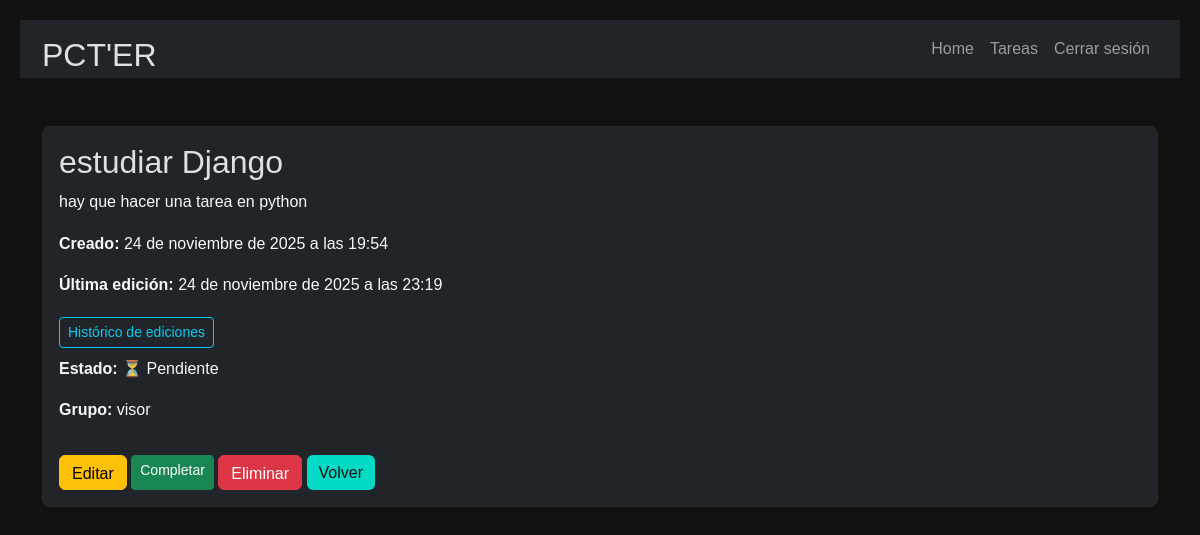
Before: /todoer/1/ (signed in) with the older database file.
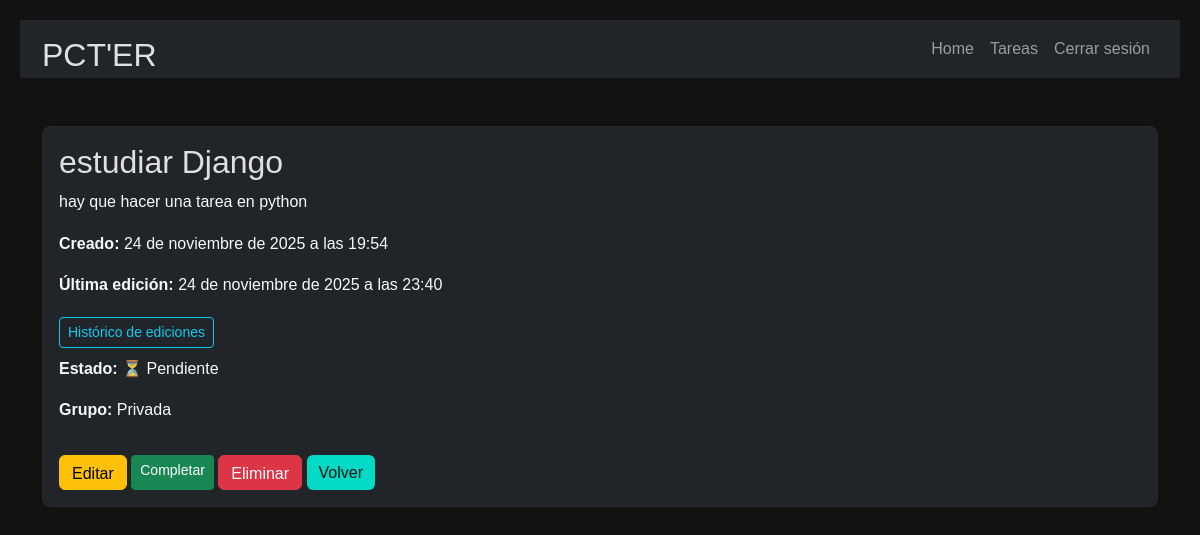
After: the same page with the newer database file.
### todoer/models.py (models this page shows, shortened)
class Task(models.Model):
    title = models.CharField(max_length=200)
    description = models.TextField(blank=True)
    completed = models.BooleanField(default=False)
    owner = models.ForeignKey(User, on_delete=models.CASCADE, related_name="tasks")
    group = models.ForeignKey(Group, on_delete=models.CASCADE, null=True, blank=True, related_name="tasks")
    created_at = models.DateTimeField(auto_now_add=True)
    updated_at = models.DateTimeField(auto_now=True)  # 👈 cuándo se modificó
    last_edited_by = models.ForeignKey(
        User,
        on_delete=models.SET_NULL,
        null=True,
        blank=True,
        related_name="edited_tasks"  # 👈 quién lo modificó
    )
    def can_view(self, user: User) -> bool:
        if self.group:
            return user in self.group.user_set.all()
        return user == self.owner

### todoer/views.py (the view)
# urls.py: path("<int:task_id>/", views.task_detail, name="task_detail"),
def task_detail(request, task_id):
    task = get_object_or_404(Task, id=task_id)
    content_type = ContentType.objects.get_for_model(Task)
    history = LogEntry.objects.filter(
        content_type=content_type,
        object_id=task.id
    ).order_by("-action_time")
    if not task.can_view(request.user):
        return redirect("todoer:task_list")
    for entry in history:
        try:
            entry.parsed_message = json.loads(entry.change_message)
        except Exception:
            entry.parsed_message = entry.change_message
    return render(request, "todoer/task_detail.html", {
        "task": task,
        "history": history
        })

### todoer/templates/todoer/task_detail.html (shortened to what this page needs)
{% extends 'todoer/layouts/base.html' %}
{% block content %}
<main class="container py-5">
    <section class="card card-body bg-dark text-light">
        <h2>{{ task.title }}</h2>
        <p>{{ task.description }}</p>
        <p><strong>Creado:</strong> {{ task.created_at }}</p>
        <p><strong>Última edición:</strong> {{ task.updated_at }}</p>
        <h3>
            <button class="btn btn-outline-info btn-sm" type="button" data-bs-toggle="collapse"
                data-bs-target="#historyCollapse" aria-expanded="false" aria-controls="historyCollapse">
                Histórico de ediciones
            </button>
        </h3>
        <p><strong>Estado:</strong>
            {% if task.completed %} ✅ Completada {% else %} ⏳ Pendiente {% endif %}
        </p>
        <p><strong>Grupo:</strong>
            {% if task.group %} {{ task.group.name }} {% else %} Privada {% endif %}
        </p>
        <div class="mt-3">
            <a href="{% url 'todoer:edit_task' task.id %}" class="btn btn-warning">Editar</a>
            <a href="{% url 'todoer:toggle_task_completed' task.id %}"
                class="btn btn-sm {% if task.completed %}btn-secondary{% else %}btn-success{% endif %}">
                {% if task.completed %}Reabrir{% else %}Completar{% endif %}
            </a>
            <a href="{% url 'todoer:delete_task' task.id %}" class="btn btn-danger"
                onclick="return confirm('¿Seguro que deseas eliminar esta tarea?');">
                Eliminar
            </a>
            <a href="{% url 'todoer:task_list' %}" class="btn btn-secondary">Volver</a>
        </div>
    </section>
</main>
{% endblock %}

Changed rows visible on the page:
changed Task "estudiar Django": updated_at "24 de noviembre de 2025 a las 23:19" → "24 de noviembre de 2025 a las 23:40"; group.name "visor" → (not shown)
Other visible differences:
text now shown: "Privada"
